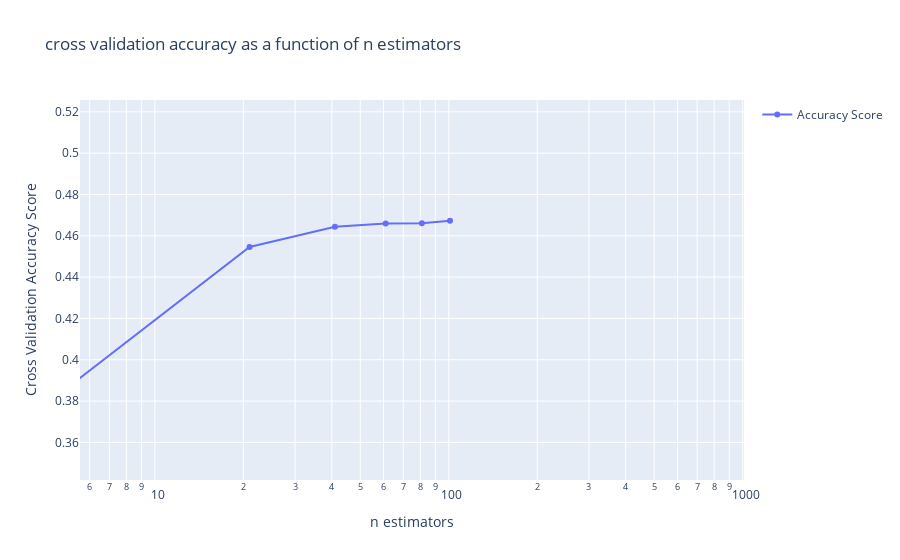

Notebook source saved alongside this figure:
### Code cell
fig = px.line(title='cross validation accuracy as a function of n estimators', x=np.arange(1,111, 20) , y=cv_scores)

fig.update_traces(mode='markers+lines')

fig.update_xaxes(title_text="n estimators", type="log")
fig.update_yaxes(title_text="Cross Validation Accuracy Score")

fig.data[0].name="Accuracy Score"
#fig.data[1].name="Testing Scores"
fig.update_traces(mode='markers+lines', showlegend=True)

fig.show()

### Figure 1 — Plotly figure (JSON) as saved in the notebook; plotly's stock layout.template omitted (floating-point values rounded to 4 significant figures)
{"data": [{"hovertemplate": "x=%{x}<br>y=%{y}<extra></extra>", "legendgroup": "", "line": {"color": "#636efa", "dash": "solid"}, "mode": "markers+lines", "name": "Accuracy Score", "orientation": "v", "showlegend": true, "type": "scatter", "x": [1, 21, 41, 61, 81, 101], "xaxis": "x", "y": [0.3094, 0.4546, 0.4644, 0.466, 0.4661, 0.4672], "yaxis": "y"}], "layout": {"autosize": true, "dragmode": "pan", "legend": {"tracegroupgap": 0}, "title": {"text": "cross validation accuracy as a function of n estimators"}, "xaxis": {"anchor": "y", "autorange": false, "domain": [0, 1], "range": [0.7453, 3.005], "title": {"text": "n estimators"}, "type": "log"}, "yaxis": {"anchor": "x", "autorange": false, "domain": [0, 1], "range": [0.3418, 0.5257], "title": {"text": "Cross Validation Accuracy Score"}, "type": "linear"}}}
